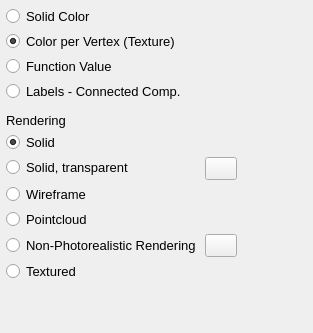
<?xml version="1.0" encoding="UTF-8"?>
<ui version="4.0">
 <class>QGMDockSideBar</class>
 <widget class="QDockWidget" name="QGMDockSideBar">
  <property name="geometry">
   <rect>
    <x>0</x>
    <y>0</y>
    <width>313</width>
    <height>333</height>
   </rect>
  </property>
  <property name="sizePolicy">
   <sizepolicy hsizetype="Preferred" vsizetype="MinimumExpanding">
    <horstretch>0</horstretch>
    <verstretch>0</verstretch>
   </sizepolicy>
  </property>
  <property name="minimumSize">
   <size>
    <width>313</width>
    <height>333</height>
   </size>
  </property>
  <property name="maximumSize">
   <size>
    <width>524287</width>
    <height>524287</height>
   </size>
  </property>
  <property name="font">
   <font>
    <pointsize>10</pointsize>
   </font>
  </property>
  <property name="features">
   <set>QDockWidget::DockWidgetFloatable|QDockWidget::DockWidgetMovable</set>
  </property>
  <property name="allowedAreas">
   <set>Qt::LeftDockWidgetArea|Qt::RightDockWidgetArea</set>
  </property>
  <property name="windowTitle">
   <string>Colormap</string>
  </property>
  <widget class="QWidget" name="dockWidgetContents">
   <property name="sizePolicy">
    <sizepolicy hsizetype="Preferred" vsizetype="MinimumExpanding">
     <horstretch>0</horstretch>
     <verstretch>0</verstretch>
    </sizepolicy>
   </property>
   <layout class="QFormLayout" name="formLayout">
    <property name="horizontalSpacing">
     <number>4</number>
    </property>
    <property name="verticalSpacing">
     <number>4</number>
    </property>
    <property name="leftMargin">
     <number>6</number>
    </property>
    <property name="topMargin">
     <number>6</number>
    </property>
    <property name="rightMargin">
     <number>6</number>
    </property>
    <property name="bottomMargin">
     <number>6</number>
    </property>
    <item row="0" column="0">
     <widget class="QRadioButton" name="radioButtonSolidColor">
      <property name="sizePolicy">
       <sizepolicy hsizetype="Preferred" vsizetype="Preferred">
        <horstretch>0</horstretch>
        <verstretch>0</verstretch>
       </sizepolicy>
      </property>
      <property name="font">
       <font>
        <pointsize>10</pointsize>
       </font>
      </property>
      <property name="text">
       <string>Solid Color</string>
      </property>
      <attribute name="buttonGroup">
       <string notr="true">buttonGroup_colormap</string>
      </attribute>
     </widget>
    </item>
    <item row="1" column="0">
     <widget class="QRadioButton" name="radioButtonVertexTex">
      <property name="sizePolicy">
       <sizepolicy hsizetype="Preferred" vsizetype="Preferred">
        <horstretch>0</horstretch>
        <verstretch>0</verstretch>
       </sizepolicy>
      </property>
      <property name="font">
       <font>
        <pointsize>10</pointsize>
       </font>
      </property>
      <property name="text">
       <string>Color per Vertex (Texture)</string>
      </property>
      <property name="checked">
       <bool>true</bool>
      </property>
      <attribute name="buttonGroup">
       <string notr="true">buttonGroup_colormap</string>
      </attribute>
     </widget>
    </item>
    <item row="2" column="0">
     <widget class="QRadioButton" name="radioButtonFuncValVertTex">
      <property name="sizePolicy">
       <sizepolicy hsizetype="Preferred" vsizetype="Preferred">
        <horstretch>0</horstretch>
        <verstretch>0</verstretch>
       </sizepolicy>
      </property>
      <property name="font">
       <font>
        <pointsize>10</pointsize>
       </font>
      </property>
      <property name="text">
       <string>Function Value</string>
      </property>
      <attribute name="buttonGroup">
       <string notr="true">buttonGroup_colormap</string>
      </attribute>
     </widget>
    </item>
    <item row="3" column="0">
     <widget class="QRadioButton" name="radioButtonVertexLabel">
      <property name="sizePolicy">
       <sizepolicy hsizetype="Preferred" vsizetype="Preferred">
        <horstretch>0</horstretch>
        <verstretch>0</verstretch>
       </sizepolicy>
      </property>
      <property name="font">
       <font>
        <pointsize>10</pointsize>
       </font>
      </property>
      <property name="text">
       <string>Labels - Connected Comp.</string>
      </property>
      <attribute name="buttonGroup">
       <string notr="true">buttonGroup_colormap</string>
      </attribute>
     </widget>
    </item>
    <item row="5" column="0">
     <widget class="Line" name="line">
      <property name="sizePolicy">
       <sizepolicy hsizetype="Preferred" vsizetype="Preferred">
        <horstretch>0</horstretch>
        <verstretch>0</verstretch>
       </sizepolicy>
      </property>
      <property name="orientation">
       <enum>Qt::Horizontal</enum>
      </property>
     </widget>
    </item>
    <item row="9" column="0">
     <widget class="QRadioButton" name="radioButtonWireframe">
      <property name="sizePolicy">
       <sizepolicy hsizetype="Minimum" vsizetype="Minimum">
        <horstretch>0</horstretch>
        <verstretch>0</verstretch>
       </sizepolicy>
      </property>
      <property name="font">
       <font>
        <pointsize>10</pointsize>
       </font>
      </property>
      <property name="text">
       <string>Wireframe</string>
      </property>
      <attribute name="buttonGroup">
       <string notr="true">buttonGroup_rendering</string>
      </attribute>
     </widget>
    </item>
    <item row="10" column="0">
     <widget class="QRadioButton" name="radioButtonPointcloud">
      <property name="text">
       <string>Pointcloud</string>
      </property>
      <attribute name="buttonGroup">
       <string notr="true">buttonGroup_rendering</string>
      </attribute>
     </widget>
    </item>
    <item row="7" column="0">
     <widget class="QRadioButton" name="radioButton_Solid">
      <property name="text">
       <string>Solid</string>
      </property>
      <property name="checked">
       <bool>true</bool>
      </property>
      <attribute name="buttonGroup">
       <string notr="true">buttonGroup_rendering</string>
      </attribute>
     </widget>
    </item>
    <item row="6" column="0">
     <widget class="QLabel" name="label">
      <property name="text">
       <string>Rendering</string>
      </property>
     </widget>
    </item>
    <item row="11" column="0">
     <widget class="QRadioButton" name="radioButtonNPRendering">
      <property name="sizePolicy">
       <sizepolicy hsizetype="Preferred" vsizetype="Preferred">
        <horstretch>0</horstretch>
        <verstretch>0</verstretch>
       </sizepolicy>
      </property>
      <property name="font">
       <font>
        <pointsize>10</pointsize>
       </font>
      </property>
      <property name="text">
       <string>Non-Photorealistic Rendering</string>
      </property>
      <attribute name="buttonGroup">
       <string notr="true">buttonGroup_rendering</string>
      </attribute>
     </widget>
    </item>
    <item row="8" column="0">
     <widget class="QRadioButton" name="radioButtonTransparency">
      <property name="text">
       <string>Solid, transparent</string>
      </property>
      <attribute name="buttonGroup">
       <string notr="true">buttonGroup_rendering</string>
      </attribute>
     </widget>
    </item>
    <item row="8" column="1">
     <widget class="QPushButton" name="pushButton_transparent">
      <property name="maximumSize">
       <size>
        <width>32</width>
        <height>16777215</height>
       </size>
      </property>
      <property name="text">
       <string/>
      </property>
     </widget>
    </item>
    <item row="11" column="1">
     <widget class="QPushButton" name="pushButton_NPR">
      <property name="maximumSize">
       <size>
        <width>32</width>
        <height>16777215</height>
       </size>
      </property>
      <property name="text">
       <string/>
      </property>
     </widget>
    </item>
    <item row="12" column="0">
     <widget class="QRadioButton" name="radioButtonTextured">
      <property name="text">
       <string>Textured</string>
      </property>
      <attribute name="buttonGroup">
       <string notr="true">buttonGroup_rendering</string>
      </attribute>
     </widget>
    </item>
   </layout>
  </widget>
 </widget>
 <resources/>
 <connections/>
 <buttongroups>
  <buttongroup name="buttonGroup_colormap"/>
  <buttongroup name="buttonGroup_rendering"/>
 </buttongroups>
</ui>
